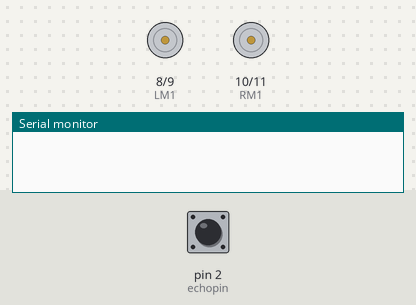
Bench run of a sketch on a simulated Arduino Uno, built with avr-gcc and run on an emulated ATmega328P. Shown: motor-driver pin pairs drawn as motors (green arrow = first pin HIGH = forward, orange = second pin HIGH = backward, longer = more drive), the last lines printed to the serial monitor. The inputs (shaded band) are chosen by the test bench; at power-on: pin 2 (echopin) LOW.

Above: at 0.1 s.
At 1.2 s:
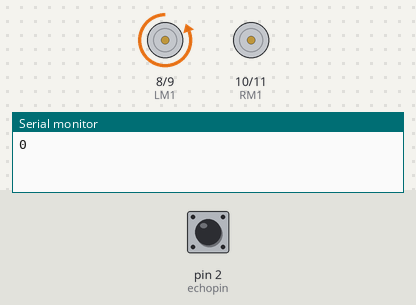
1.3 s: pin 2 (echopin) pulsed HIGH 5 times (0.12 s each, 0.3 s apart)
At 2.6 s:
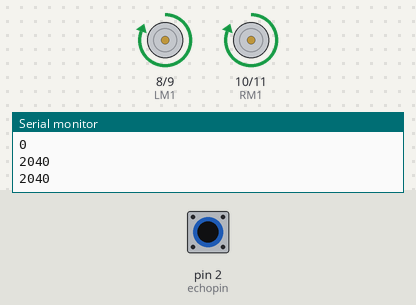
Timing chart, 0 to 5.1 s (numbered marks = the images above; inputs shaded):
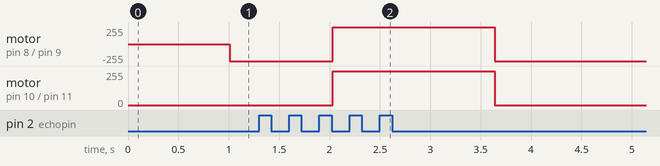

Measured:
- after the input at 1.3 s, motor on pin 8 (LM1) / pin 9 (LM2): backward 255/255 → forward 255/255 after 0.73 s, → backward 255/255 1.6 s later; motor on pin 10 (RM1) / pin 11 (RM2): stopped → forward 255/255 after 0.73 s, → stopped 1.6 s later

The sketch:

obstacle.ino
```cpp
int trigpin = 3;
int echopin = 2;

int RM1=10;      // right motor
int RM2=11 ;      // right motor
int LM1=8;      // left motor
int LM2=9;      // left motor

long duration,distance;

void  setup(){
  Serial.begin(9600);
  pinMode(trigpin,OUTPUT);
  pinMode(echopin,INPUT);
  pinMode(LM1, OUTPUT);
  pinMode(LM2, OUTPUT);
  pinMode(RM1, OUTPUT);
  pinMode(RM2, OUTPUT);

  }

void loop(){
 digitalWrite(trigpin,LOW);
 delayMicroseconds(2);
 digitalWrite(trigpin,HIGH);
 delayMicroseconds(10);
 duration= pulseIn(echopin,HIGH);
 distance=duration*0.034/2;
 Serial.println(distance);
 delay(10);

 if(distance<15){
  digitalWrite(LM1,LOW);
  digitalWrite(LM2,HIGH);
  digitalWrite(RM1,LOW);
  digitalWrite(RM2,LOW);
  delay(800);
 }

 else{
  digitalWrite(LM1,HIGH);
  digitalWrite(LM2,LOW);
  digitalWrite(RM1,HIGH);
  digitalWrite(RM2,LOW);
 }

 }
```
